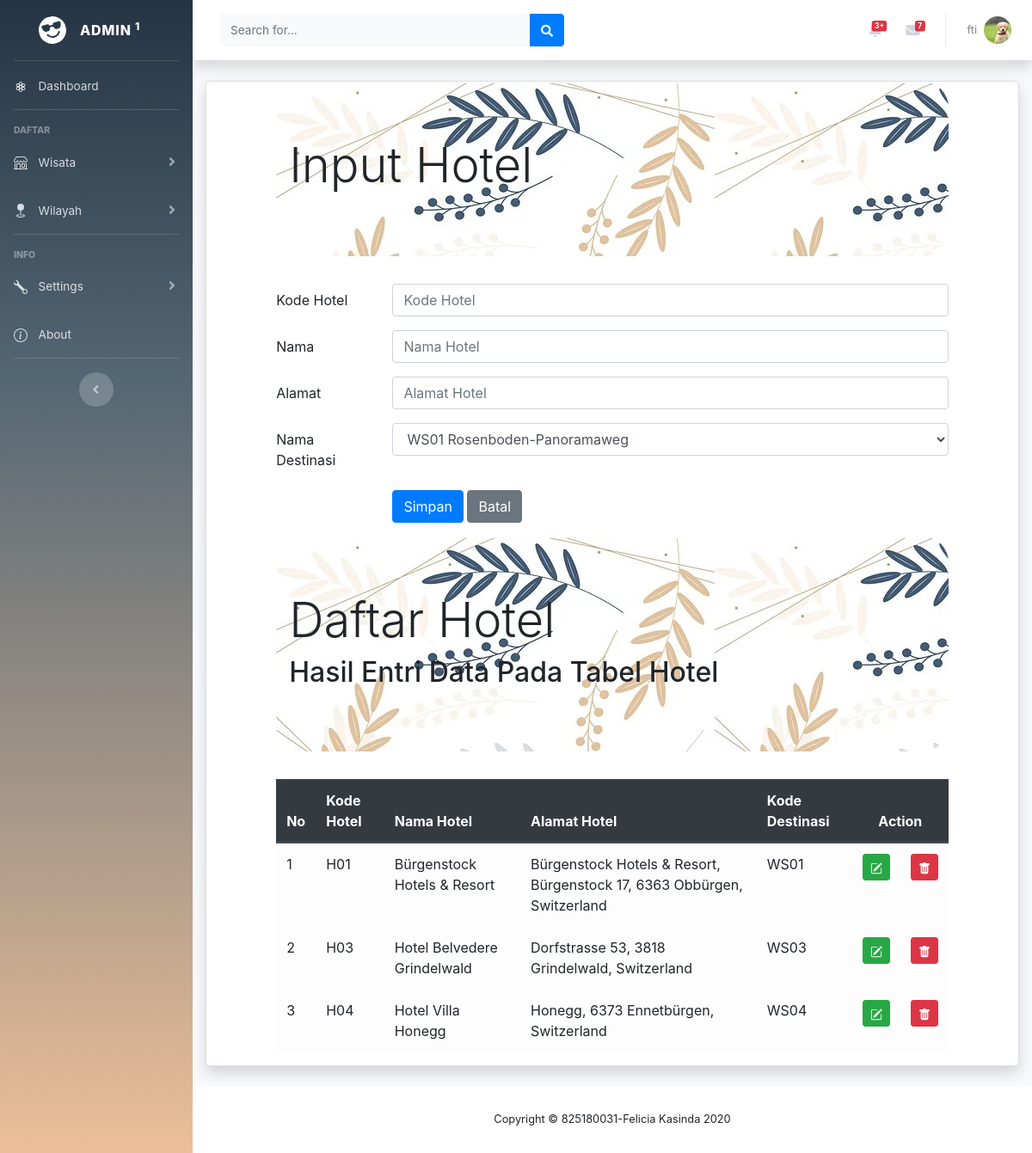
The page /DASHBOARD/hotel.php (signed in) on the database its author committed.
### tables this page shows
CREATE TABLE `hotel` (
  `hotelID` char(4) NOT NULL,
  `hotelnama` varchar(255) NOT NULL,
  `hotelalamat` varchar(255) NOT NULL,
  `destinasiID` char(5) NOT NULL
);

### DASHBOARD/hotel.php (the view, shortened to what this page needs)
<!doctype html>
<html lang="en">
  <head>
  </head>
  <body>
  	<?php include "header.php";?>
  	<div class="container-fluid">
  	<div class="card shadow mb-4">
<?php
  include "includes/config.php";
  		?> <h1>Harus diisi</h1> <?php
  $datadestinasi = mysqli_query($connection, "SELECT * FROM destinasi");
?>
<html lang="en">
<head>
	<link rel="stylesheet" type="text/css" href="css/bootstrap.min.css">
	<link rel="stylesheet" type="text/css" href="http://cdnjs.cloudflare.com/ajax/libs/select2/4.0.3/css/select2.min.css">
</head>
	<div class="row">
	<div class="col-sm-1">
    </div>
    <div class="col-sm-10">
    	<div class="jumbotron jumbotron-fluid" style="background: url('img/bck.webp'); border-radius: 30px">
				<div class="container">
					<h1 class="display-4">Input Hotel</h1>
				</div>
			</div>
      <form method="POST">
		  <div class="form-group row">
		    <label for="kodehotel" class="col-sm-2 col-form-label">Kode Hotel</label>
		    <div class="col-sm-10">
		      <input type="text" class="form-control" id="kodehotel" name="inputkode" placeholder="Kode Hotel"
		      maxlength="4">
		    </div>
		  </div>
		  <div class="form-group row">
		    <label for="namahotel" class="col-sm-2 col-form-label">Nama</label>
		    <div class="col-sm-10">
		      <input type="text" class="form-control" name="inputnama"id="namahotel"placeholder="Nama Hotel">
		    </div>
		  </div>
		  <div class="form-group row">
		    <label for="alamathotel" class="col-sm-2 col-form-label">Alamat</label>
		    <div class="col-sm-10">
		      <input type="text" class="form-control" name="inputalamat"id="alamathotel" placeholder="Alamat Hotel">
		    </div>
		  </div>
		  <div class="form-group row">
                    <label for="namadestinasi" class="col-sm-2 col-form-label">Nama Destinasi</label>
                    <div class="col-sm-10">
                        <select class="form-control" id="namadestinasi" name="kodedestinasi">
                            <?php
                            while($row = mysqli_fetch_array($datadestinasi))
                            { ?>
                                <option value="<?php echo $row["destinasiID"]?>">
                                    <?php echo $row["destinasiID"]?>
                                    <?php echo $row["destinasinama"]?>
                                </option>
                            <?php } ?>
                        </select>
                    </div>
                </div>
		  <div class="form-group row">
		    <div class="col-sm-2">
		    </div>
		    <div class="col-sm-10">
		 <input type="submit" class="btn btn-primary" value="Simpan" name="Simpan">
		 <input type="reset" class="btn btn-secondary" value="Batal" name="Batal">
		    </div>
		  </div>
</div>
</div>
	<div class="row">
		<div class="col-sm-1"></div>
		<div class="col-sm-10">
			<div class="jumbotron jumbotron-fluid" style="background: url('img/bck.webp'); border-radius: 30px">
				<div class="container">
					<h1 class="display-4">Daftar Hotel</h1>
					<h2>Hasil Entri Data Pada Tabel Hotel</h2>
				</div>
			</div>
			<table class="table table-hover table-light">
				<thead class="thead-dark">
					<tr>
						<th>No</th>
	                    <th>Kode Hotel</th>
	                    <th>Nama Hotel</th>
	                    <th>Alamat Hotel</th>
	                    <th>Kode Destinasi</th>
						<th colspan="2" style="text-align: center">Action</th>
					</tr>
				</thead>
				<tbody>
					<?php
                    if (isset($_POST["kirim"]))
                    {
                        $search = $_POST['search'];
                        $query = mysqli_query($connection, "SELECT * FROM hotel JOIN destinasi USING(destinasiID) WHERE
                            hotelnama LIKE '%".$search."%'");
                    } else
                    {
                        $query = mysqli_query($connection, "SELECT * FROM hotel JOIN destinasi USING(destinasiID)");
                    }
                        $nomor = 1;
                        while ($row = mysqli_fetch_array($query))
                        { ?>
                        <tr>
                            <td><?php echo $nomor;?></td>
                            <td><?php echo $row['hotelID'];?></td>
                            <td><?php echo $row['hotelnama'];?></td>
                            <td><?php echo $row['hotelalamat'];?></td>
                            <td><?php echo $row['destinasiID'];?></td>
								<td>
                                    <center><a href="hotelEdit.php?edit=<?php echo $row["hotelID"]?>" class="btn btn-success btn-sm" title="Edit">
                                    </a>
                                </td>
                                <td>
                                    <center><a href="hotelHapus.php?hapus=<?php echo $row["hotelID"]?>" class="btn btn-danger btn-sm" title="Delete">
                                    </a>
                                </td>
							</tr>
							<?php $nomor = $nomor + 1; ?>
						<?php }
					?>
				</tbody>
			</table>
		</div>
		<div class="col-sm-1"></div>
	</div>
</div>
</div>
<?php include "footer.php";?>
</html>

### DASHBOARD/header.php (shortened to what this page needs)
<head>
    <link rel="stylesheet" href="https://stackpath.bootstrapcdn.com/bootstrap/4.5.2/css/bootstrap.min.css">
    <link href="vendor/fontawesome-free/css/all.min.css" rel="stylesheet" type="text/css">
    <link href="css/sb-admin-2.min.css" rel="stylesheet">
    <link href="vendor/datatables/dataTables.bootstrap4.min.css" rel="stylesheet">
</head>
<?php
include "includes/config.php";
?>
<body id="page-top">
    <div id="wrapper">
        <ul class="navbar-nav  sidebar sidebar-dark accordion" id="accordionSidebar" style="background: rgb(37,52,68);background: linear-gradient(180deg, rgba(37,52,68,1) 0%, rgba(84,103,116,1) 33%, rgba(236,191,152,1) 100%);;">
            <a class="sidebar-brand d-flex align-items-center justify-content-center" href="index.php">
                <div class="sidebar-brand-icon rotate-n-15">
                </div>
                <div class="sidebar-brand-text mx-3">Admin <sup>1</sup></div>
            </a>
            <hr class="sidebar-divider my-0">
            <li class="nav-item">
                <a class="nav-link" href="index.php">
                    <span style="margin-left: 8px">Dashboard</span></a>
            </li>
            <hr class="sidebar-divider">
            <div class="sidebar-heading">
                Daftar
            </div>
            <li class="nav-item">
                <a class="nav-link collapsed" href="#" data-toggle="collapse" data-target="#collapseTwo"
                    aria-expanded="true" aria-controls="collapseTwo">
                    <span style="margin-left: 8px">Wisata</span>
                </a>
            </li>
            <li class="nav-item">
                <a class="nav-link collapsed" href="#" data-toggle="collapse" data-target="#collapseUtilities"
                    aria-expanded="true" aria-controls="collapseUtilities">
                    <span style="margin-left: 8px">Wilayah</span>
                </a>
            </li>
            <hr class="sidebar-divider">
            <div class="sidebar-heading">
                INFO
            </div>
            <li class="nav-item">
                <a class="nav-link collapsed" href="#" data-toggle="collapse" data-target="#collapsePages"
                    aria-expanded="true" aria-controls="collapsePages">
                    <span style="margin-left: 8px">Settings</span>
                </a>
            </li>
            <li class="nav-item">
                <a class="nav-link" href="about.php">
                    <span style="margin-left: 8px">About</span></a>
            </li>
            <hr class="sidebar-divider d-none d-md-block">
            <div class="text-center d-none d-md-inline">
                <button class="rounded-circle border-0" id="sidebarToggle"></button>
            </div>
        </ul>
        <div id="content-wrapper" class="d-flex flex-column">
            <div id="content">
                <nav class="navbar navbar-expand navbar-light bg-white topbar mb-4 static-top shadow" >
                    <form
                        class="d-none d-sm-inline-block form-inline mr-auto ml-md-3 my-2 my-md-0 mw-100 navbar-search">
                        <div class="input-group">
                            <input type="text" class="form-control bg-light border-0 small" placeholder="Search for..."
                                aria-label="Search" aria-describedby="basic-addon2">
                            <div class="input-group-append">
                                <button class="btn btn-primary" type="button">
                                    <i class="fas fa-search fa-sm"></i>
                                </button>
                            </div>
                        </div>
                    </form>
                    <ul class="navbar-nav ml-auto">
                        <li class="nav-item dropdown no-arrow mx-1">
                            <a class="nav-link dropdown-toggle" href="#" id="alertsDropdown" role="button"
                                data-toggle="dropdown" aria-haspopup="true" aria-expanded="false">
                                <span class="badge badge-danger badge-counter">3+</span>
                            </a>
                        </li>
                        <li class="nav-item dropdown no-arrow mx-1">
                            <a class="nav-link dropdown-toggle" href="#" id="messagesDropdown" role="button"
                                data-toggle="dropdown" aria-haspopup="true" aria-expanded="false">
                                <i class="fas fa-envelope fa-fw"></i>
                                <span class="badge badge-danger badge-counter">7</span>
                            </a>
                        </li>
                        <?php
                            $profile = $_SESSION['emailuser'];
                            $profilenama = mysqli_query($connection, "SELECT * FROM admin WHERE adminemail = '$profile'");
                            $row = mysqli_fetch_array($profilenama);
                        ?>
                        <li class="nav-item dropdown no-arrow">
                            <a class="nav-link dropdown-toggle" href="#" id="userDropdown" role="button"
                                data-toggle="dropdown" aria-haspopup="true" aria-expanded="false">
                                <span class="mr-2 d-none d-lg-inline text-gray-600 small"> <?php echo $row['adminnama']?></span>
                                <img class="img-profile rounded-circle"
                                    src="img/profile.jpg">
                            </a>
                        </li>
                    </ul>
                </nav>

### rows shown on the page
hotel: hotelID "H01", hotelnama "Bürgenstock Hotels & Resort", hotelalamat "Bürgenstock Hotels & Resort, Bürgenstock 17, 6363 Obbürgen, Switzerland", destinasiID "WS01"
hotel: hotelID "H03", hotelnama "Hotel Belvedere Grindelwald", hotelalamat "Dorfstrasse 53, 3818 Grindelwald, Switzerland", destinasiID "WS03"
hotel: hotelID "H04", hotelnama "Hotel Villa Honegg", hotelalamat "Honegg, 6373 Ennetbürgen, Switzerland", destinasiID "WS04"

### other values the page prints
$row['adminnama'] "fti"
form field kodedestinasi "WS01 Rosenboden-Panoramaweg"
